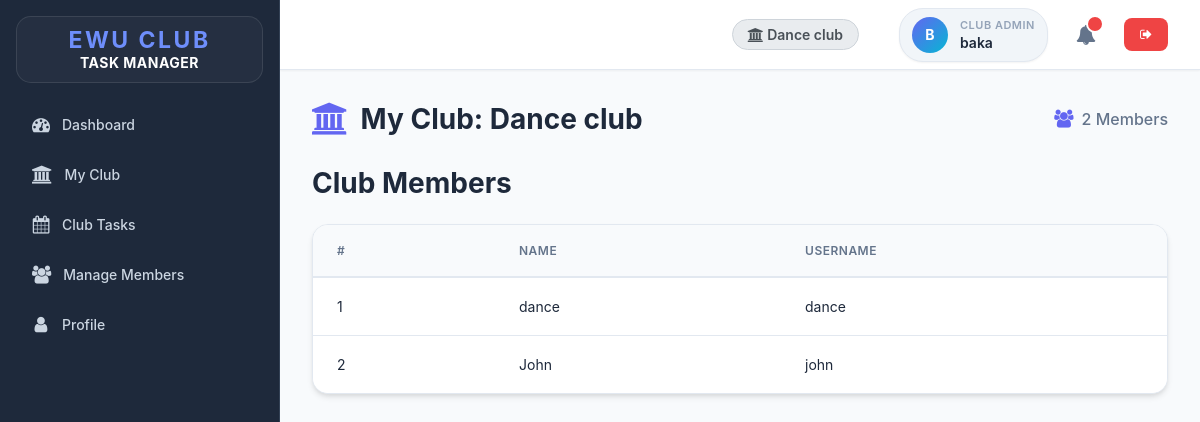
Screenshot of /my-club.php (signed in) with the database file from the repository.
### tables this page shows
CREATE TABLE `clubs` (
  `id` int(11) NOT NULL,
  `name` varchar(100) NOT NULL,
  `created_at` timestamp NOT NULL DEFAULT current_timestamp()
);

CREATE TABLE `users` (
  `id` int(11) NOT NULL,
  `full_name` varchar(50) NOT NULL,
  `username` varchar(50) NOT NULL,
  `password` varchar(255) NOT NULL,
  `role` enum('admin','club_member','authority','club_admin') NOT NULL,
  `created_at` timestamp NOT NULL DEFAULT current_timestamp()
);

### app/Model/Club.php (called while the page is built, shortened)
<?php
function get_club_by_id($conn, $id){
	$sql = "SELECT * FROM clubs WHERE id=?";
	$stmt = $conn->prepare($sql);
	$stmt->execute([$id]);
	if ($stmt->rowCount() > 0) {
		$club = $stmt->fetch();
		return $club;
	}else {
		return 0;
	}
}
function get_club_members($conn, $club_id){
    $sql = "SELECT u.id, u.full_name, u.username, u.role FROM club_members cm
            JOIN users u ON cm.user_id = u.id
            WHERE cm.club_id = ? ORDER BY u.full_name ASC";
    $stmt = $conn->prepare($sql);
    $stmt->execute([$club_id]);
    if($stmt->rowCount() > 0){
        $members = $stmt->fetchAll();
    }else $members = 0;
    return $members;
}
function get_club_id_by_admin($conn, $id){
    $sql = "SELECT club_id FROM club_admins WHERE user_id = ?";
    $stmt = $conn->prepare($sql);
    $stmt->execute([$id]);
    if($stmt->rowCount() > 0){
        $res = $stmt->fetch();
        return $res['club_id'];
    }else return 0;
}
?>

### my-club.php (the view, shortened to what this page needs)
<?php
if (isset($_SESSION['role']) && isset($_SESSION['id']) && $_SESSION['role'] == "club_admin") {
    include "DB_connection.php";
    include "app/Model/Club.php";
    include "app/Model/User.php";
    $club_id = get_club_id_by_admin($conn, $_SESSION['id']);
    $members = get_club_members($conn, $club_id);
 ?>
<!DOCTYPE html>
<html>
<head>
	<link rel="stylesheet" href="https://stackpath.bootstrapcdn.com/font-awesome/4.7.0/css/font-awesome.min.css">
	<link rel="stylesheet" href="css/style.css">
</head>
<body>
	<div class="body">
		<?php include "inc/nav.php" ?>
		<div class="main-container">
			<?php include "inc/header.php" ?>
			<div class="content">
				<h1 class="section-title">
					<span class="title-text">
						<i class="fa fa-university"></i>
						My Club: <?php if($club != 0) echo $club['name']; else echo "No Club Assigned"; ?>
					</span>
                    <?php if($club != 0) { ?>
                    <span style="font-size: 16px; font-weight: 500; color: var(--text-secondary); display: flex; align-items: center; gap: 8px;">
                        <i class="fa fa-users" style="color: var(--primary-color); font-size: 18px;"></i>
                        <?= $members != 0 ? count($members) : 0 ?> Members
                    </span>
                    <?php } ?>
				</h1>
                <?php if($club != 0) { ?>
                <h1 class="section-title" style="margin-top: 30px;">
                    <span class="title-text">Club Members</span>
                </h1>
                <?php if ($members != 0) { ?>
					<div class="table-container">
						<table class="main-table">
							<thead>
								<tr>
									<th>#</th>
									<th>Name</th>
									<th>Username</th>
								</tr>
							</thead>
							<tbody>
								<?php $i=0; foreach ($members as $member) { ?>
								<tr>
									<td><?=++$i?></td>
									<td><?=$member['full_name']?></td>
									<td><?=$member['username']?></td>
								</tr>
								<?php } ?>
							</tbody>
						</table>
					</div>
				<?php } ?>
                <?php } else { ?>
                     <div class="danger">You are not assigned to manage any club yet.</div>
                <?php } ?>
			</div>
		</div>
	</div>
</body>
</html>
<?php }else{
   $em = "First login";
   header("Location: login.php?error=$em");
   exit();
}
 ?>

### inc/header.php (shortened to what this page needs)
<header class="header">
	<div class="header-right">
        <?php
        $header_club_name = "";
        if(isset($_SESSION['role']) && isset($_SESSION['id'])){
            if($_SESSION['role'] == 'club_member' || $_SESSION['role'] == 'club_admin'){
                if(isset($conn)){
                   if($_SESSION['role'] == 'club_admin'){
                       include_once "app/Model/Club.php";
                       $cid = get_club_id_by_admin($conn, $_SESSION['id']);
                       if($cid){
                           $cinfo = get_club_by_id($conn, $cid);
                           if($cinfo) $header_club_name = $cinfo['name'];
                       }
                   }else if($_SESSION['role'] == 'club_member'){
                        include_once "app/Model/Club.php";
                        $cid = get_user_club_id($conn, $_SESSION['id']);
                        if($cid){
                             $cinfo = get_club_by_id($conn, $cid);
                             if($cinfo) $header_club_name = $cinfo['name'];
                        }
                   }
                }
            }
        }
        if(!empty($header_club_name)){
        ?>
        <div class="header-club-name">
            <i class="fa fa-university"></i> <?=$header_club_name?>
        </div>
        <?php } ?>
		<div class="user-profile-pill">
			<div class="avatar"><?php echo strtoupper(substr($_SESSION['username'], 0, 1)); ?></div>
			<div class="user-info-text">
				<div class="user-type"><?php
					if($_SESSION['role'] == 'club_member'){
						echo "Member";
					}else if($_SESSION['role'] == 'club_admin'){
						echo "Club Admin";
					}else{
						echo ucfirst($_SESSION['role']);
					}
				?></div>
				<div class="username"><?=$_SESSION['username']?></div>
			</div>
		</div>
		<span class="notification" id="notificationBtn">
			<i class="fa fa-bell" aria-hidden="true"></i>
			<span id="notificationNum"></span>
		</span>
		<a href="logout.php" class="logout-btn">
			<i class="fa fa-sign-out" aria-hidden="true"></i>
		</a>
	</div>
</header>

### css/style.css (style rules this page uses)
* { padding: 0; margin: 0; box-sizing: border-box; font-family: -apple-system, BlinkMacSystemFont, 'Segoe UI', 'Roboto', 'Oxygen', 'Ubuntu', 'Cantarell', 'Fira Sans', 'Droid Sans', sans-serif; }
.header-club-name { display: inline-block; background: #e9ecef; color: #495057; padding: 6px 15px; border-radius: 20px; font-weight: 600; margin-right: 20px; font-size: 14px; border: 1px solid #ced4da; }
:root { --sidebar-bg: #1e293b; --sidebar-border: #334155; --primary-color: #6366f1; --primary-hover: #4f46e5; --primary-light: #e0e7ff; --accent-color: #06b6d4; --success-color: #10b981; --danger-color: #ef4444; --warning-color: #f59e0b; --text-primary: #1e293b; --text-secondary: #64748b; --text-tertiary: #94a3b8; --text-light: #cbd5e1; --text-white: #ffffff; --bg-primary: #ffffff; --bg-secondary: #f8fafc; --bg-tertiary: #f1f5f9; --border-color: #e2e8f0; --border-light: #cbd5e1; --shadow-sm: 0 1px 2px 0 rgba(0, 0, 0, 0.05); --shadow-md: 0 4px 6px -1px rgba(0, 0, 0, 0.1), 0 2px 4px -1px rgba(0, 0, 0, 0.06); --shadow-lg: 0 10px 15px -3px rgba(0, 0, 0, 0.1), 0 4px 6px -2px rgba(0, 0, 0, 0.05); --shadow-xl: 0 20px 25px -5px rgba(0, 0, 0, 0.1), 0 10px 10px -5px rgba(0, 0, 0, 0.04); }
body { background-color: var(--bg-secondary); color: var(--text-primary); overflow-x: hidden; }
.body { display: flex; height: 100vh; }
.main-container { flex: 1; display: flex; flex-direction: column; overflow: hidden; }
.header { background: var(--bg-primary); border-bottom: 1px solid var(--border-color); padding: 16px 32px; display: flex; justify-content: space-between; align-items: center; height: 70px; box-shadow: var(--shadow-sm); flex-shrink: 0; z-index: 30; }
.content { flex: 1; overflow-y: auto; padding: 32px; background: var(--bg-secondary); }
.header-right { display: flex; align-items: center; gap: 20px; }
.user-profile-pill { display: flex; align-items: center; gap: 12px; padding: 8px 12px; background: var(--bg-tertiary); border-radius: 24px; border: 1px solid var(--border-color); box-shadow: var(--shadow-sm); transition: all 0.2s ease; }
.avatar { width: 36px; height: 36px; border-radius: 50%; background: linear-gradient(135deg, var(--primary-color), var(--accent-color)); display: flex; align-items: center; justify-content: center; color: var(--text-white); font-weight: 700; font-size: 14px; flex-shrink: 0; }
.user-info-text { display: flex; flex-direction: column; gap: 2px; }
.user-type { font-size: 11px; font-weight: 600; text-transform: uppercase; letter-spacing: 0.5px; color: var(--text-tertiary); }
.username { font-size: 14px; font-weight: 600; color: var(--text-primary); }
.notification { position: relative; cursor: pointer; font-size: 20px; color: var(--text-secondary); transition: all 0.2s ease; padding: 8px; border-radius: 8px; }
.notification span { position: absolute; top: 0; right: 0; background: var(--danger-color); color: white; border-radius: 50%; width: 18px; height: 18px; display: flex; align-items: center; justify-content: center; font-size: 10px; font-weight: bold; border: 2px solid var(--bg-primary); }
.logout-btn { display: flex; align-items: center; gap: 8px; padding: 10px 16px; background: var(--danger-color); color: white; border: none; border-radius: 8px; cursor: pointer; font-size: 13px; font-weight: 600; transition: all 0.2s ease; text-decoration: none; }
.section-title { font-size: 28px; font-weight: 700; color: var(--text-primary); margin-bottom: 24px; display: flex; justify-content: space-between; align-items: center; flex-wrap: wrap; gap: 16px; }
.section-title .title-text { display: flex; align-items: center; gap: 12px; }
.section-title i { color: var(--primary-color); font-size: 32px; }
.table-container { background: #ffffff; border-radius: 16px; box-shadow: 0 4px 6px -1px rgba(0, 0, 0, 0.1), 0 2px 4px -1px rgba(0, 0, 0, 0.06); border: 1px solid #e2e8f0; overflow: hidden; margin-top: 24px; width: 100%; }
.main-table { width: 100%; border-collapse: separate; border-spacing: 0; font-size: 14px; }
.main-table thead th { background: #f8fafc; color: var(--text-secondary); padding: 18px 24px; text-align: left; font-weight: 600; text-transform: uppercase; letter-spacing: 0.5px; font-size: 12px; border-bottom: 2px solid #e2e8f0; white-space: nowrap; }
.main-table tbody tr { transition: all 0.2s ease; background: #ffffff; }
.main-table tbody td { padding: 20px 24px; color: var(--text-primary); border-bottom: 1px solid #e2e8f0; vertical-align: middle; }
.main-table tbody tr:last-child td { border-bottom: none; }

### rows the page displays
clubs: name "Dance club"
users: full_name "dance", username "dance"
users: full_name "John", username "john"

### other values shown
substr($_SESSION['username'], 0, 1) "B"
$_SESSION['username'] "baka"
count($members) "2"
